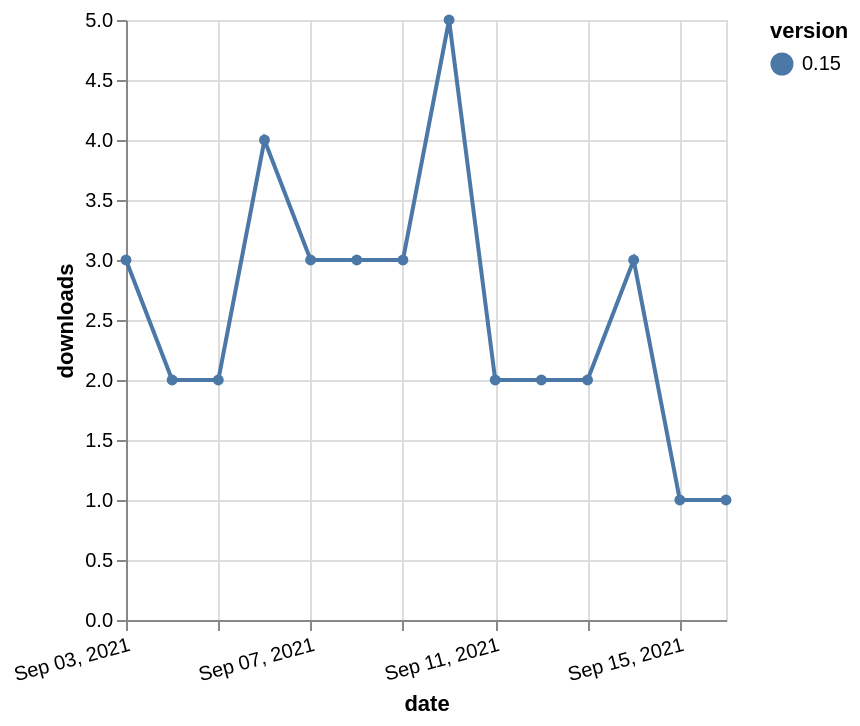

Express this chart as Vega-Lite.
### Vega-Lite specification from a JSON file in a GitHub repository (floating-point values rounded to 4 significant figures)
{"$schema": "https://vega.github.io/schema/vega-lite/v5.json", "description": "A simple bar chart with embedded data.", "data": {"values": [{"date": "2021-09-03", "total": 190, "delta": 3, "version": "0.15"}, {"date": "2021-09-04", "total": 192, "delta": 2, "version": "0.15"}, {"date": "2021-09-05", "total": 194, "delta": 2, "version": "0.15"}, {"date": "2021-09-06", "total": 198, "delta": 4, "version": "0.15"}, {"date": "2021-09-07", "total": 201, "delta": 3, "version": "0.15"}, {"date": "2021-09-08", "total": 204, "delta": 3, "version": "0.15"}, {"date": "2021-09-09", "total": 207, "delta": 3, "version": "0.15"}, {"date": "2021-09-10", "total": 212, "delta": 5, "version": "0.15"}, {"date": "2021-09-11", "total": 214, "delta": 2, "version": "0.15"}, {"date": "2021-09-12", "total": 216, "delta": 2, "version": "0.15"}, {"date": "2021-09-13", "total": 218, "delta": 2, "version": "0.15"}, {"date": "2021-09-14", "total": 221, "delta": 3, "version": "0.15"}, {"date": "2021-09-15", "total": 222, "delta": 1, "version": "0.15"}, {"date": "2021-09-16", "total": 223, "delta": 1, "version": "0.15"}]}, "width": "container", "mark": {"type": "line", "point": {"filled": true}}, "encoding": {"x": {"field": "date", "type": "temporal", "timeUnit": "yearmonthdate", "title": "date", "axis": {"labelAngle": -15}}, "y": {"field": "delta", "type": "quantitative", "title": "downloads"}, "color": {"field": "version", "type": "nominal"}, "tooltip": {"field": "delta"}}}
